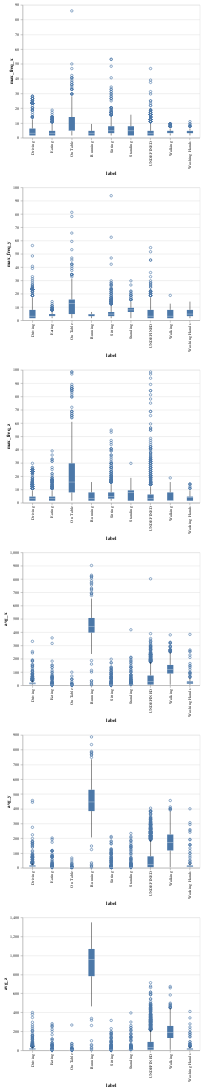

Notebook source saved alongside this figure:
### Code cell
import altair as alt
import numpy as np


alt.data_transformers.disable_max_rows()
plots = alt.vconcat()

for feature in ['max_freq_x', 'max_freq_y', 'max_freq_z', 'avg_x', 'avg_y', 'avg_z']:
    p = alt.Chart(DATA_NF).encode(
        x='label', y=f'{feature}:Q'
    ).mark_boxplot().properties(width=400)
    plots = plots & p

plots

### Figure 1 — Vega-Lite specification as saved in the notebook (floating-point values rounded to 4 significant figures; data arrays with more than 128 entries replaced by an {"elided": "..."} marker saying what was removed)
{"config": {"view": {"continuousWidth": 400, "continuousHeight": 300}}, "vconcat": [{"mark": "boxplot", "encoding": {"x": {"field": "label", "type": "nominal"}, "y": {"field": "max_freq_x", "type": "quantitative"}}, "width": 400}, {"mark": "boxplot", "encoding": {"x": {"field": "label", "type": "nominal"}, "y": {"field": "max_freq_y", "type": "quantitative"}}, "width": 400}, {"mark": "boxplot", "encoding": {"x": {"field": "label", "type": "nominal"}, "y": {"field": "max_freq_z", "type": "quantitative"}}, "width": 400}, {"mark": "boxplot", "encoding": {"x": {"field": "label", "type": "nominal"}, "y": {"field": "avg_x", "type": "quantitative"}}, "width": 400}, {"mark": "boxplot", "encoding": {"x": {"field": "label", "type": "nominal"}, "y": {"field": "avg_y", "type": "quantitative"}}, "width": 400}, {"mark": "boxplot", "encoding": {"x": {"field": "label", "type": "nominal"}, "y": {"field": "avg_z", "type": "quantitative"}}, "width": 400}], "data": {"name": "data-d913c2823ed5a18bde4afefd9ff09891"}, "$schema": "https://vega.github.io/schema/vega-lite/v4.17.0.json", "datasets": {"data-d913c2823ed5a18bde4afefd9ff09891": {"elided": "7011 records"}}}
